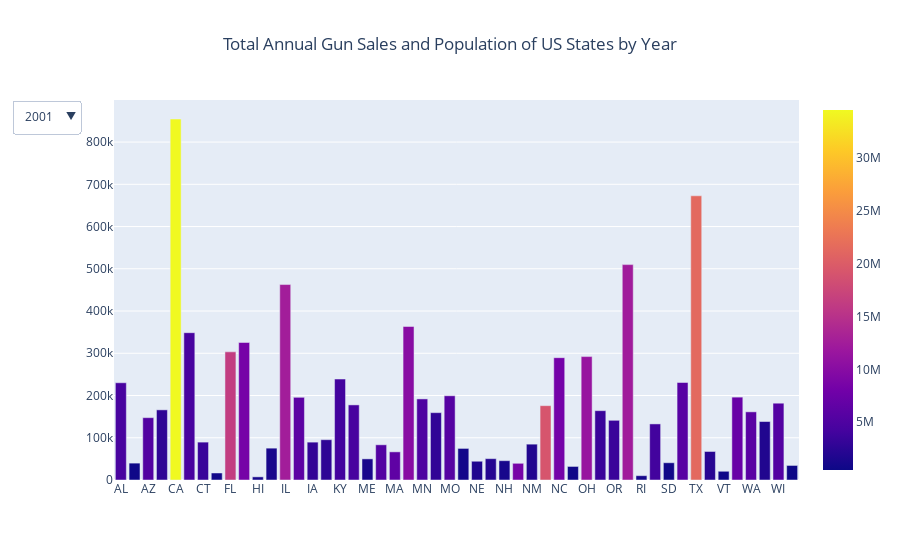

Write notebook code for a chart like this one.
### Markdown cell above
## Total Annual Gun Sales and Population of US States by Year Dropdown Menu

### Code cell
# bar plot for the guns sales per year by state
import plotly.express as px
import plotly.graph_objects as go

# We have a list for every day
# In your case will be gropuby('RuleName')
# here for every element d
# d[0] is the name(key) and d[1] is the dataframe
dfs = list(ann_sales_pop_bystate.groupby("year"))

first_title = dfs[0][0]
traces = []
buttons = []
for i,d in enumerate(dfs):
    visible = [False] * len(dfs)
    visible[i] = True
    name = d[0]
    traces.append(px.bar(d[1], x = 'code', y = 'totals', color = 'population', labels=dict(x="Fruit", y="Amount", color="Place"), height= 800).update_traces(visible=True if i==0 else False).data[0])
        # px.treemap(d[1],
        #            path=['year', 'code', ],
        #            values='population').update_traces(visible=True if i==0 else False).data[0]
        
  
    buttons.append(dict(label=name,
                        method="update",
                        args=[{"visible":visible},
                              {"title":f"{name}"}]))

updatemenus = [{'active':0, "buttons":buttons}]

fig = go.Figure(data=traces,
                 layout=dict(updatemenus=updatemenus))
fig.update_layout(title=first_title, title_x=0.5, title_text = 'Total Annual Gun Sales and Population of US States by Year ')
fig.show()
import plotly.io as pio
pio.write_html(fig, file='Barplot_Annual_Gun_Sales_Population.html', auto_open=True)
